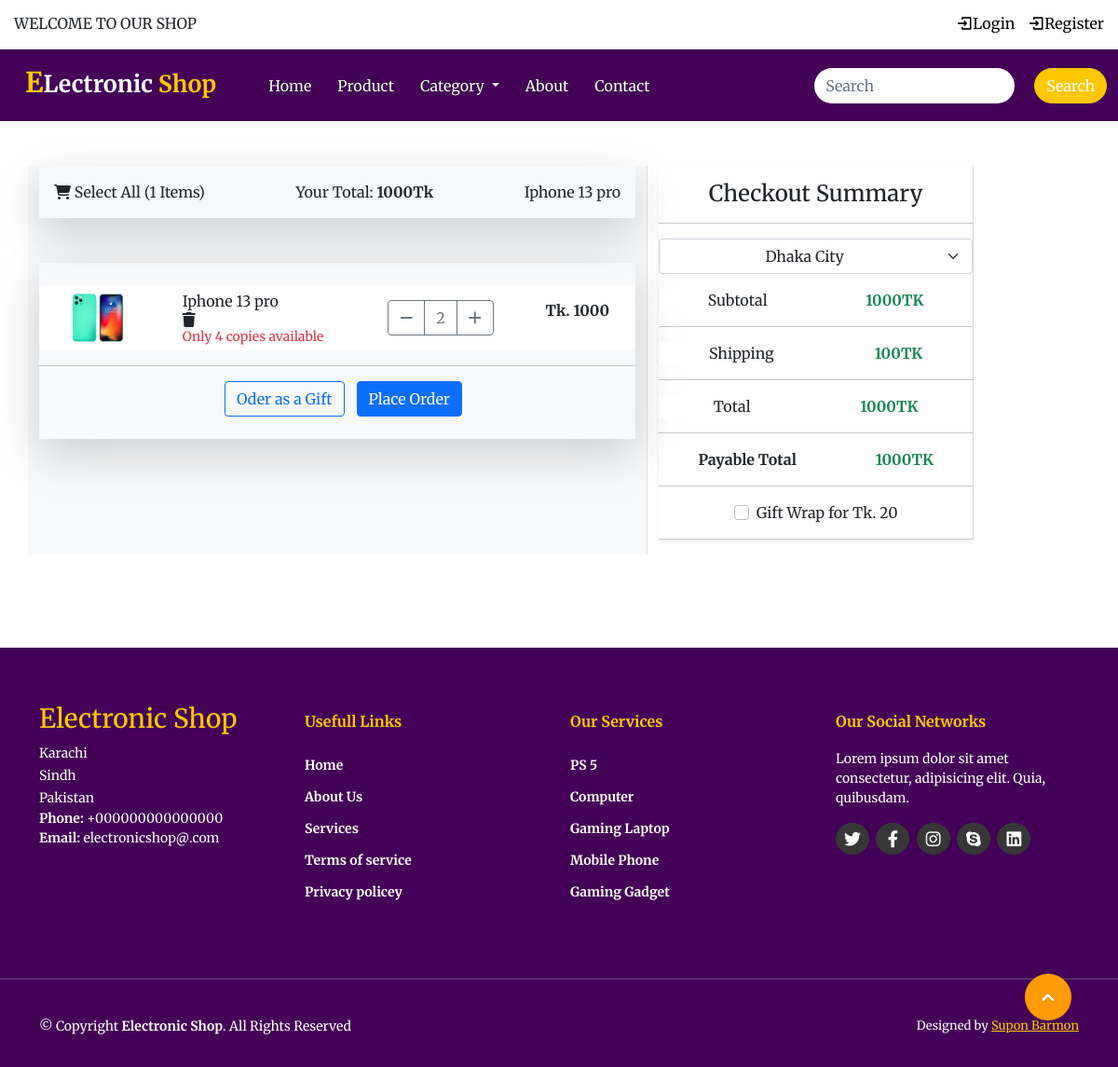
Screenshot of /fontend/view-card.php?id=35 with the database file from the repository.
### tables this page shows
CREATE TABLE `products` (
  `id` int NOT NULL,
  `name` varchar(100) NOT NULL,
  `category_name` varchar(100) NOT NULL,
  `description` varchar(255) NOT NULL,
  `price` varchar(200) NOT NULL,
  `photo` varchar(255) DEFAULT NULL,
  `created_at` timestamp NOT NULL DEFAULT CURRENT_TIMESTAMP,
  `updated_at` timestamp NOT NULL DEFAULT CURRENT_TIMESTAMP
);

### src/Product/Product.php (called while the page is built, shortened)
<?php
class Product
{
    public function show($id)
    {
        $db = new Db;
        $db->connect();
        $sqlData = $db->prepareSql("SELECT * FROM products WHERE id =$id");
        $sqlData->execute();
        $results = $sqlData->fetch();
        return $results;
    }
}
?>

### src/Db.php (called while the page is built, shortened)
<?php
class Db{
    public $pdo;
    public function connect(){
        try {
           $servername = "localhost";
           $username = "root";
           $password = "";
            $this->pdo = new PDO("mysql:host=$servername;dbname=electronic_shop", $username, $password);
             $this->pdo->setAttribute(PDO::ATTR_ERRMODE, PDO::ERRMODE_EXCEPTION);
          } catch(PDOException $e) {
            echo "Connection failed: " . $e->getMessage();
          }
    }
    public function prepareSql($sql){
      return $this->pdo->prepare($sql);
    }
}
?>

### fontend/view-card.php (the view, shortened to what this page needs)
<?php
$user = new Product;
$id = $_GET['id'];
$result = $user->show($id);
?>
<?php include('./partials/inc/header.php')?>
<section class="container my-5">
    <div class="row">
        <div class="col-7 border-end bg-light">
            <div class="d-flex justify-content-between ps-3 pe-3 shadow-lg bg-light mb-5">
                <p class="pt-3"><i class="fa-sharp fa-solid fa-cart-shopping"></i> Select All (1 Items)</p>
                <p class="pt-3">Your Total: <b>1000Tk</b></p>
                <p class="pt-3">
                    <?php echo $result['name']?>
                </p>
            </div>
            <div class="shadow-lg py-4">
                <div class="bg-white d-flex justify-content-around align-items-center">
                    <div>
                        <img class="img-fluid" src="<?php echo '../public/assets/upload/'.$result['photo'] ?>"
                            width="70" height="60" alt="">
                    </div>
                    <div>
                        <span>
                            <?php echo $result['name']?>
                        </span><br>
                        <span><i class="fa-solid fa-trash"></i></span><br>
                        <small class="text-danger">Only 4 copies available</small>
                    </div>
                    <div>
                        <div class="btn-toolbar justify-content-between" role="toolbar"
                            aria-label="Toolbar with button groups">
                            <div class="btn-group" role="group" aria-label="First group">
                                <button type="button" class="btn btn-outline-secondary">
                                    <i class="fa-solid fa-minus"></i>
                                </button>
                                <button type="button" class="btn btn-outline-secondary">2</button>
                                <button type="button" class="btn btn-outline-secondary">
                                    <i class="fa-solid fa-plus"></i>
                                </button>
                            </div>
                        </div>
                    </div>
                    <div>
                        <p><b>Tk.
                                <?php echo $result['price']?>
                            </b></p>
                    </div>
                </div>
                <hr>
                <div class="d-flex justify-content-center">
                    <div>
                        <a href="./index.php">
                            <button class="btn btn-outline-primary">Oder as a Gift</button>
                        </a>
                    </div>
                    <div>
                        <a href="confirm-oder.php">
                            <button class="btn btn-primary">Place Order</button>
                        </a>
                    </div>
                </div>
            </div>
        </div>
        <div class="col-5">
            <div class="w-75 border-end">
                <div class=" shadow-sm">
                    <h4 class="text-center pt-3">Checkout Summary</h4>
                    <hr>
                    <select id="inputState" class="form-select text-center">
                        <option selected>Dhaka City</option>
                    </select>
                    <div class="d-flex justify-content-around bg-white mt-3">
                        <span class="d-block">Subtotal</span>
                        <span class="d-block"><b class="text-success">
                                <?php echo $result['price']?>TK
                            </b></span>
                    </div>
                    <hr>
                    <div class="d-flex justify-content-around bg-white mt-3">
                        <span class="d-block">Shipping</span>
                        <span class="d-block"><b class="text-success">100TK</b></span>
                    </div>
                    <hr>
                    <div class="d-flex justify-content-around bg-white mt-3">
                        <span class="d-block">Total</span>
                        <span class="d-block"><b class="text-success">
                                <?php echo $result['price']?>TK
                            </b></span>
                    </div>
                    <hr>
                    <div class="d-flex justify-content-around bg-white mt-3">
                        <span class="d-block"><b>Payable Total</b></span>
                        <span class="d-block"><b class="text-success">1000TK</b></span>
                    </div>
                    <hr>
                    <div class="form-check d-flex justify-content-around bg-white mt-3">
                        <div>
                            <input class="form-check-input" type="checkbox" value="" id="flexCheckDefault">
                            <label class="form-check-label" for="flexCheckDefault">
                                Gift Wrap for Tk. 20
                            </label>
                        </div>
                    </div>
                    <hr>
                </div>
            </div>
        </div>
    </div>
</section>
<?php include('./partials/inc/footer.php')?>
<a href="#" class="arrow"><i><img src="../public/assets/image/fontend/images/arrow.png" alt=""></i></a>
</body>
</html>

### rows the page displays
products: name "Iphone 13 pro", photo (picture), price "1000"
